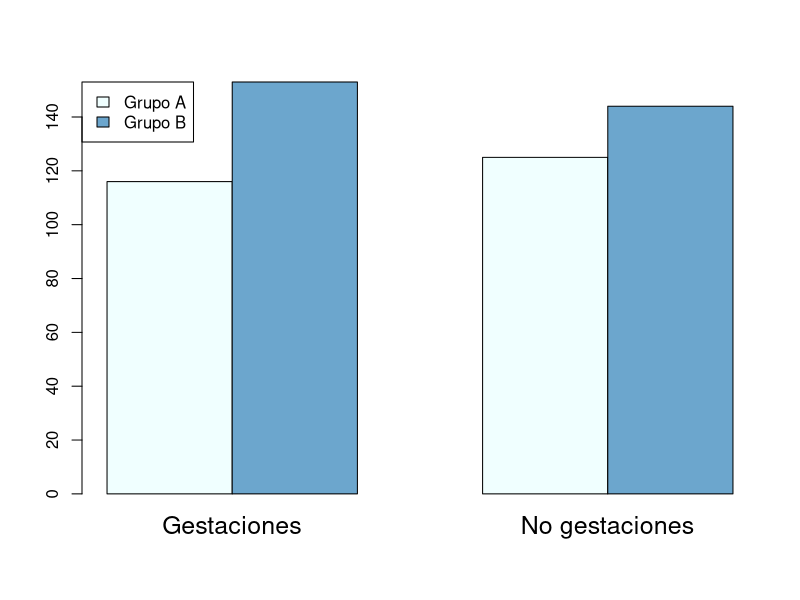
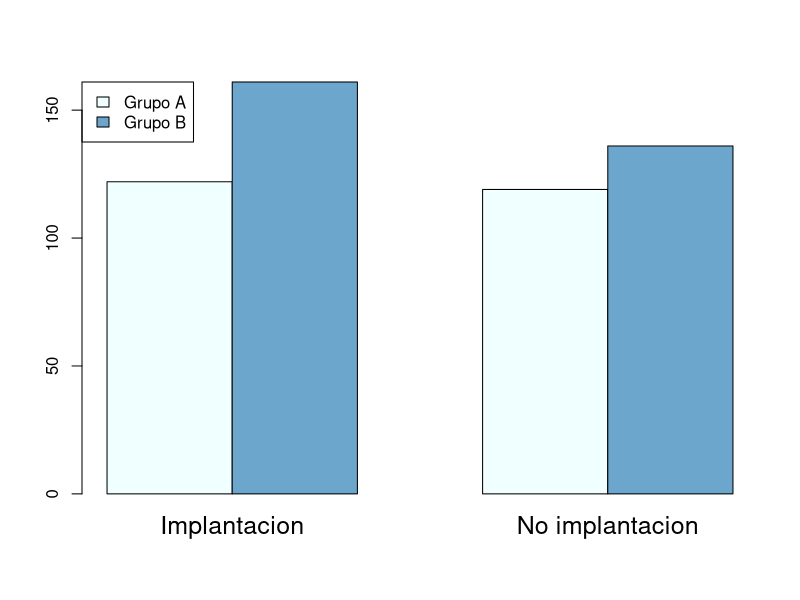
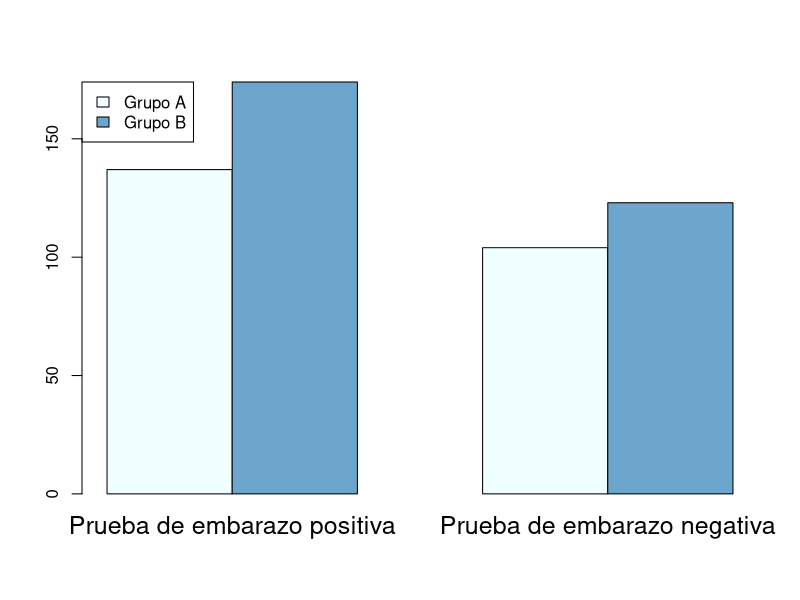
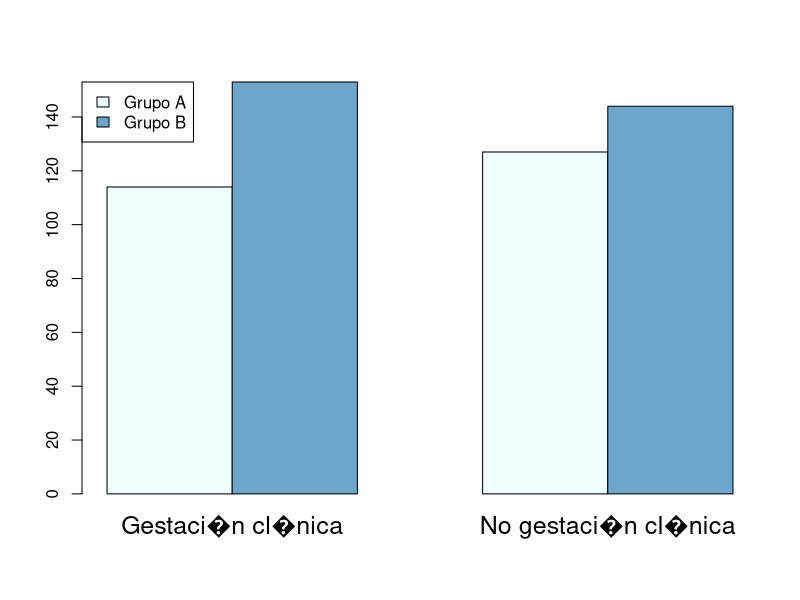
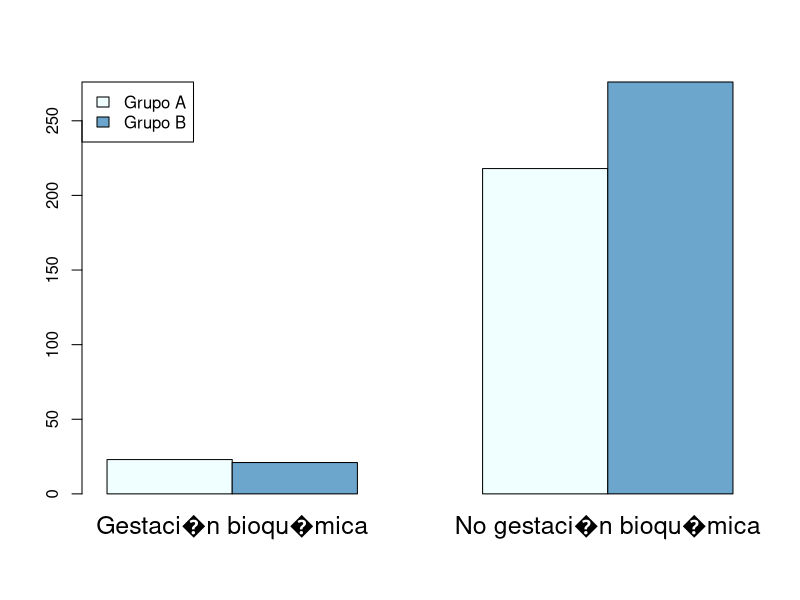
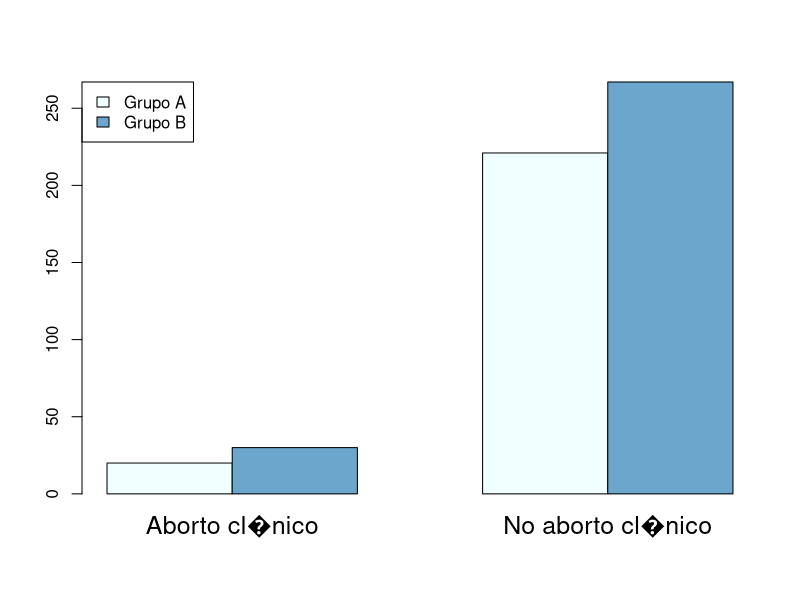
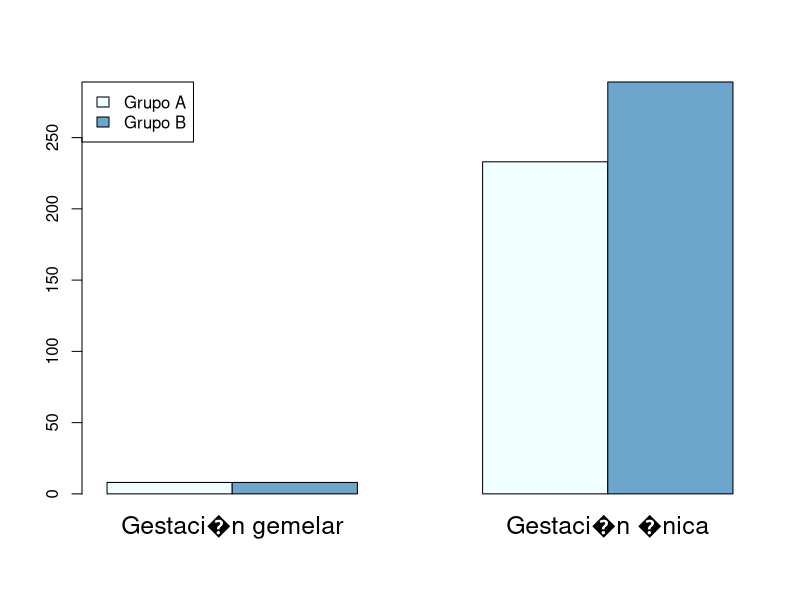
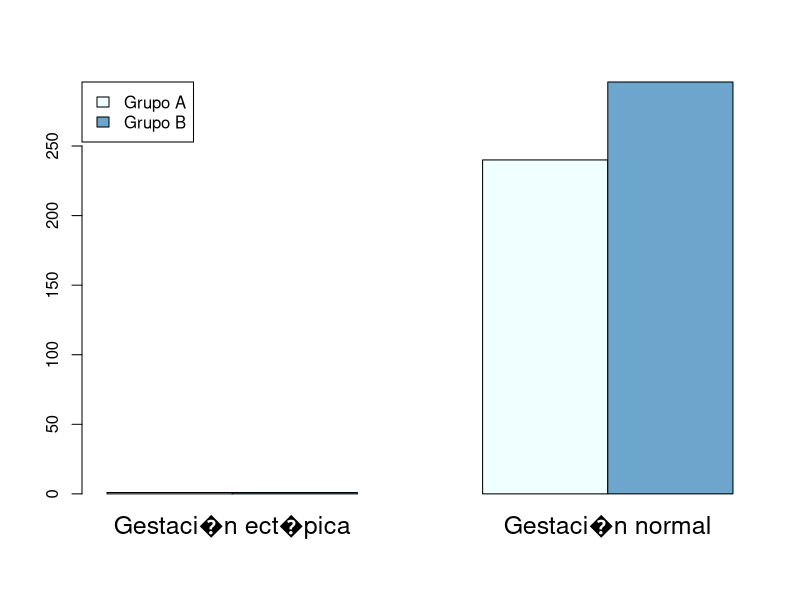

These charts were generated, in order, by the following R code:
###########################################
# Parte del Trabajo de Fin de Master titulado como: IMPACTO DEL HATCHING ASISTIDO EN TRANSFERENCIAS DE EMBRIONES CONGELADOS.
# Master universitario en Biotecnologia de la Reproduccion Humana Asistida. Universitat de Valencia, Facultad de Medicina y Odontologia.
# Realizado por Andres Chaves Lozano (2022-2023). andres.chaveslozano@gmail.com


# Lectura de dataframes

data_tableA <- read.table(file = "dataframeA.txt", header = FALSE,dec = ".", sep= ",")
data_tableB <- read.table(file = "dataframeB.txt", header = FALSE,dec = ".", sep= ",")



# Generar tabla de contingencia con los datos de los dataframes leidos.
# Ejemplo tabla de contingencia de la tasa de gestacion:
#
#                Gestacion       No gestacion
# Grupo 1            116              126
# 
#
# Grupo 2            153              151
# 
# H0: No existe asociacion estadistica entre las variables categoricas
# H1: Existe asociacion significativa

gestaciones <- c(as.numeric(data_tableA$V2[4]), as.numeric(data_tableB$V2[4]))
no_gestaciones <- c((as.numeric(data_tableA$V2[3]) - as.numeric(data_tableA$V2[4])),
                     (as.numeric(data_tableB$V2[3]) - as.numeric(data_tableB$V2[4])))

cont_gestaciones <- data.frame(gestaciones, no_gestaciones)
colnames(cont_gestaciones) <- c("Gestaciones", "No gestaciones")
rownames(cont_gestaciones) <- c("Grupo A", "Grupo B")

# Visualizacion tabla de contingencia

cont_gestaciones

# Generar grafico de barras

barplot(as.matrix(cont_gestaciones), beside=TRUE, legend.text=TRUE,
        args.legend=list(x="topleft"), cex.names = 1.5, col=colorRampPalette(c("#F0FFFF", "#6CA6CD"))(2))

# Test estadistico X^2 de Pearson
chisq.gest = chisq.test(cont_gestaciones)



# Mismo proceso para el resto de parametros

# Total sacos. Tasa implantacion

implantacion <- c(as.numeric(data_tableA$V2[8]), as.numeric(data_tableB$V2[8]))
no_implantacion <- c((as.numeric(data_tableA$V2[3]) - as.numeric(data_tableA$V2[8])),
                     (as.numeric(data_tableB$V2[3]) - as.numeric(data_tableB$V2[8])))


cont_implantacion <- data.frame(implantacion, no_implantacion)
colnames(cont_implantacion) <- c("Implantacion", "No implantacion")
rownames(cont_implantacion) <- c("Grupo A", "Grupo B")

cont_implantacion

barplot(as.matrix(cont_implantacion), beside =TRUE, legend.text = TRUE,
        args.legend = list(x="topleft"), cex.names = 1.5, col=colorRampPalette(c("#F0FFFF", "#6CA6CD"))(2))


chisq.impl = chisq.test(cont_implantacion)
chisq.impl


# Pruebas de embarazo positivas

prueba.pos <- c(as.numeric(data_tableA$V2[9]), as.numeric(data_tableB$V2[9]))
prueba.neg <- c((as.numeric(data_tableA$V2[3]) - as.numeric(data_tableA$V2[9])),
                     (as.numeric(data_tableB$V2[3]) - as.numeric(data_tableB$V2[9])))


cont_prueba <- data.frame(prueba.pos, prueba.neg)
colnames(cont_prueba) <- c("Prueba de embarazo positiva", "Prueba de embarazo negativa")
rownames(cont_prueba) <- c("Grupo A", "Grupo B")

cont_prueba

barplot(as.matrix(cont_prueba), beside =TRUE, legend.text = TRUE,
        args.legend = list(x="topleft"), cex.names = 1.5, col=colorRampPalette(c("#F0FFFF", "#6CA6CD"))(2))


chisq.prueba = chisq.test(cont_prueba)
chisq.prueba


# Gestacion clinica

gestacionclinica <- c(as.numeric(data_tableA$V2[10]), as.numeric(data_tableB$V2[10]))
no_gestacionclinica <- c((as.numeric(data_tableA$V2[3]) - as.numeric(data_tableA$V2[10])),
                     (as.numeric(data_tableB$V2[3]) - as.numeric(data_tableB$V2[10])))


cont_gestacionclinica <- data.frame(gestacionclinica, no_gestacionclinica)
colnames(cont_gestacionclinica) <- c("Gestaci�n cl�nica", "No gestaci�n cl�nica")
rownames(cont_gestacionclinica) <- c("Grupo A", "Grupo B")

cont_gestacionclinica

barplot(as.matrix(cont_gestacionclinica), beside =TRUE, legend.text = TRUE,
        args.legend = list(x="topleft"),cex.names = 1.5, col=colorRampPalette(c("#F0FFFF", "#6CA6CD"))(2))


chisq.gestclinic = chisq.test(cont_gestacionclinica)
chisq.gestclinic


# Gestacion bioquimica

gestacionbioq <- c(as.numeric(data_tableA$V2[11]), as.numeric(data_tableB$V2[11]))
no_gestacionbioq <- c((as.numeric(data_tableA$V2[3]) - as.numeric(data_tableA$V2[11])),
                         (as.numeric(data_tableB$V2[3]) - as.numeric(data_tableB$V2[11])))


cont_gestacionbioq <- data.frame(gestacionbioq, no_gestacionbioq)
colnames(cont_gestacionbioq) <- c("Gestaci�n bioqu�mica", "No gestaci�n bioqu�mica")
rownames(cont_gestacionbioq) <- c("Grupo A", "Grupo B")

cont_gestacionbioq

barplot(as.matrix(cont_gestacionbioq), beside =TRUE, legend.text = TRUE,
        args.legend = list(x="topleft"),cex.names = 1.5, col=colorRampPalette(c("#F0FFFF", "#6CA6CD"))(2))


chisq.gestbioq = chisq.test(cont_gestacionbioq)
chisq.gestbioq


# Abortos clinicos

aborto <- c(as.numeric(data_tableA$V2[12]), as.numeric(data_tableB$V2[12]))
no_aborto <- c((as.numeric(data_tableA$V2[3]) - as.numeric(data_tableA$V2[12])),
                         (as.numeric(data_tableB$V2[3]) - as.numeric(data_tableB$V2[12])))


cont_aborto <- data.frame(aborto, no_aborto)
colnames(cont_aborto) <- c("Aborto cl�nico", "No aborto cl�nico")
rownames(cont_aborto) <- c("Grupo A", "Grupo B")

cont_aborto

barplot(as.matrix(cont_aborto), beside =TRUE, legend.text = TRUE,
        args.legend = list(x="topleft"),cex.names = 1.5, col=colorRampPalette(c("#F0FFFF", "#6CA6CD"))(2))


chisq.aborto = chisq.test(cont_aborto)
chisq.aborto


# Gestaciones gemelares

gemelar <- c(as.numeric(data_tableA$V2[13]), as.numeric(data_tableB$V2[13]))
unica <- c((as.numeric(data_tableA$V2[3]) - as.numeric(data_tableA$V2[13])),
               (as.numeric(data_tableB$V2[3]) - as.numeric(data_tableB$V2[13])))


cont_gemelar <- data.frame(gemelar, unica)
colnames(cont_gemelar) <- c("Gestaci�n gemelar", "Gestaci�n �nica")
rownames(cont_gemelar) <- c("Grupo A", "Grupo B")

cont_gemelar

barplot(as.matrix(cont_gemelar), beside =TRUE, legend.text = TRUE,
        args.legend = list(x="topleft"),cex.names = 1.5, col=colorRampPalette(c("#F0FFFF", "#6CA6CD"))(2))


chisq.gemelar = chisq.test(cont_gemelar)
chisq.gemelar


# Gestaciones ectopicas

ectopic <- c(as.numeric(data_tableA$V2[16]), as.numeric(data_tableB$V2[16]))
normal <- c((as.numeric(data_tableA$V2[3]) - as.numeric(data_tableA$V2[16])),
           (as.numeric(data_tableB$V2[3]) - as.numeric(data_tableB$V2[16])))


cont_ectopic <- data.frame(ectopic, normal)
colnames(cont_ectopic) <- c("Gestaci�n ect�pica", "Gestaci�n normal")
rownames(cont_ectopic) <- c("Grupo A", "Grupo B")

cont_ectopic

barplot(as.matrix(cont_ectopic), beside =TRUE, legend.text = TRUE,
        args.legend = list(x="topleft"), cex.names = 1.5, col=colorRampPalette(c("#F0FFFF", "#6CA6CD"))(2))


chisq.ectopic = chisq.test(cont_ectopic)
chisq.ectopic

